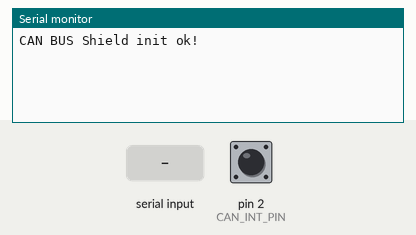
A sketch run on a simulated Arduino Uno, built with avr-gcc and run on an emulated ATmega328P. On the bench: the last lines printed to the serial monitor. The inputs (shaded band) are chosen by the test bench; at power-on: pin 2 (CAN_INT_PIN) HIGH.

Above: at 1.2 s.
1.3 s: "s" received over Serial
At 2.5 s:
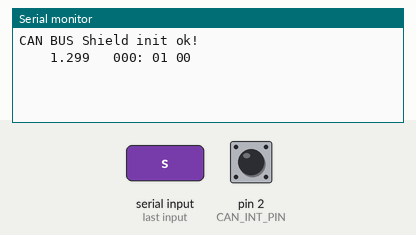
2.8 s: "t" received over Serial
At 3.7 s:
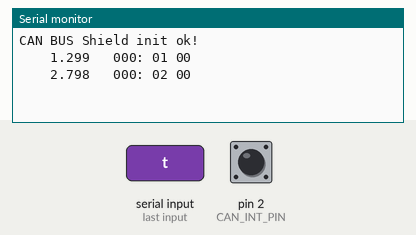

Measured:
- after the input at 1.3 s, the serial monitor: prints a new line at once (image 1)
- after the input at 2.8 s, the serial monitor: prints a new line at once (image 2)

The sketch:

CANView.ino
```cpp
/**
 *  CANView - view messages on a CAN bus
 *
 *  This Arduino sketch reads messages on a CAN bus and prints them in a readable
 *  form on a serial console.
 *
 *  Author:      Gnaddl
 *  Date:        16-APR-2020
 *  Last change: 21-APR-2020
 */

#include <Arduino.h>
#include <SPI.h>
#include "mcp_can.h"

// Configuration
const int SPI_CS_PIN = 9;               // CS pin: D10 for versions v0.9b and v1.0, D9 for versions after v1.1
const int CAN_INT_PIN = 2;              // interrupt pin
const int CAN_CLOCK = MCP_8MHz;         // crystal clock frequency of the CAN bus interface: 8 or 16 MHz
const int CAN_SPEED = CAN_250KBPS;      // fixed CAN bus speed

const int QUEUE_SIZE = 64;              // max. number of elements in a queue


/*
 * CAN message structure
 */
struct CanMsg
{
    uint32_t timestamp;                 // number of milliseconds since last reset
    uint16_t id : 12;                   // CAN ID
    uint16_t len : 4;                   // length of the data field
    byte data[8];                       // payload data

    CanMsg(){};                         // Constructors
    CanMsg(uint16_t id, byte len, const byte *data);
    void send(MCP_CAN &port);           // send a message via CAN bus
    void print();                       // decode and print the message in a readable form
};


/*
 * Simple implementation of a Queue class for CAN messages; no overflow detection.
 */
class CanMsgQueue
{
public:
    CanMsgQueue();                      // Constructor
    bool empty();                       // check whether the queue is empty
    int push_back(CanMsg *p);           // add a CAN message to the queue
    bool pop_front(CanMsg *p);          // get a CAN message from the queue, if available

private:
    volatile int readIdx;               // index of the next CAN message to read
    volatile int writeIdx;              // index of the next CAN message to write
    CanMsg buffer[QUEUE_SIZE];          // buffer for a number of CAN messages
};


MCP_CAN CAN(SPI_CS_PIN);                // Create a CAN port instance
CanMsgQueue queue;                      // queue for the CAN bus messages


/*
 * Constructor with initialization data
 */
CanMsg::CanMsg(uint16_t id, byte len, const byte *data) :
    id(id),
    len(len)
{
    memcpy(this->data, data, len);
}


/*
 * Send a CAN message via a CAN port
 */
void CanMsg::send(MCP_CAN &port)
{
    timestamp = millis();
    port.sendMsgBuf(id, 0, len, data);
    this->print();
}


/*
 * Decode and print a CAN message
 */
void CanMsg::print()
{
    char buffer[80];
    char *p = buffer;

    // print time stamp
    const uint16_t ms = (uint16_t) (timestamp % 1000UL);
    const uint32_t sec = timestamp / 1000UL;
    p += sprintf(p, "%5lu.%03u   ", sec, ms);

    // print CAN ID
    p += sprintf(p, "%03X:", id);

    // print the CAN data
    for (int i = 0; i < len; i++)
    {
        p += sprintf(p, " %02X", data[i]);
    }

    Serial.println(buffer);
}


/*
 * Constructor
 */
CanMsgQueue::CanMsgQueue() :
    readIdx(0),
    writeIdx(0)
{
}


/*
 * Check whether the queue is empty
 */
bool CanMsgQueue::empty()
{
    return readIdx == writeIdx;
}


/*
 * Add a CAN message to the queue
 */
int CanMsgQueue::push_back(CanMsg *p)
{
    buffer[writeIdx++] = *p;            // write CAN message to next position in the queue
    if (writeIdx >= QUEUE_SIZE)
        writeIdx = 0;
    return 0;
}


/*
 * Get a CAN message from the queue, if available
 */
bool CanMsgQueue::pop_front(CanMsg *p)
{
    bool rc = !empty();
    if (rc)
    {
        *p = buffer[readIdx++];         // copy the CAN message
        if (readIdx >= QUEUE_SIZE)
            readIdx = 0;
    }
    return rc;
}


/*
 * Handle user input from serial console. Currently sends only a predefined CAN message.
 * Will be improved later to execute more flexible commands.
 */
void userInput(int c)
{
    switch (c)
    {
        case 's':
        {
            // Send CANopen message "Start Remote Node" to all slave devices.
            const byte data[] = { 0x01, 0x00 };
            CanMsg msg(0x00, 2, data);
            msg.send(CAN);
            break;
        }

        case 't':
        {
            // Send CANopen message "Stop Remote Node" to all slave devices.
            const byte data[] = { 0x02, 0x00 };
            CanMsg msg(0x00, 2, data);
            msg.send(CAN);
            break;
        }

        default:
            break;
    }
}


void MCP2515_isr()
{
    CanMsg msg;
    unsigned long id;
    byte len;

    while (CAN_MSGAVAIL == CAN.checkReceive())
    {
        msg.timestamp = millis();
        CAN.readMsgBufID(&id, &len, msg.data);
        msg.id = id;
        msg.len = len;

        queue.push_back(&msg);
    }
}


void setup()
{
    Serial.begin(115200);

    // init can bus: baudrate = 250kBit/s @ 8 MHz
    while (CAN_OK != CAN.begin(CAN_SPEED, CAN_CLOCK))
    {
        Serial.println("CAN BUS Shield init fail");
        Serial.println(" Init CAN BUS Shield again");
        delay(500);
    }

    Serial.println("CAN BUS Shield init ok!");

    attachInterrupt(digitalPinToInterrupt(CAN_INT_PIN), MCP2515_isr, FALLING); // start interrupt
}


void loop()
{
    CanMsg msg;
    int c;

    while (queue.pop_front(&msg))
    {
        // CAN bus message received, decode and print it
        msg.print();
    }

    while ((c = Serial.read()) != -1)
    {
        // Character from serial console received
        userInput(c);
    }
}
```
